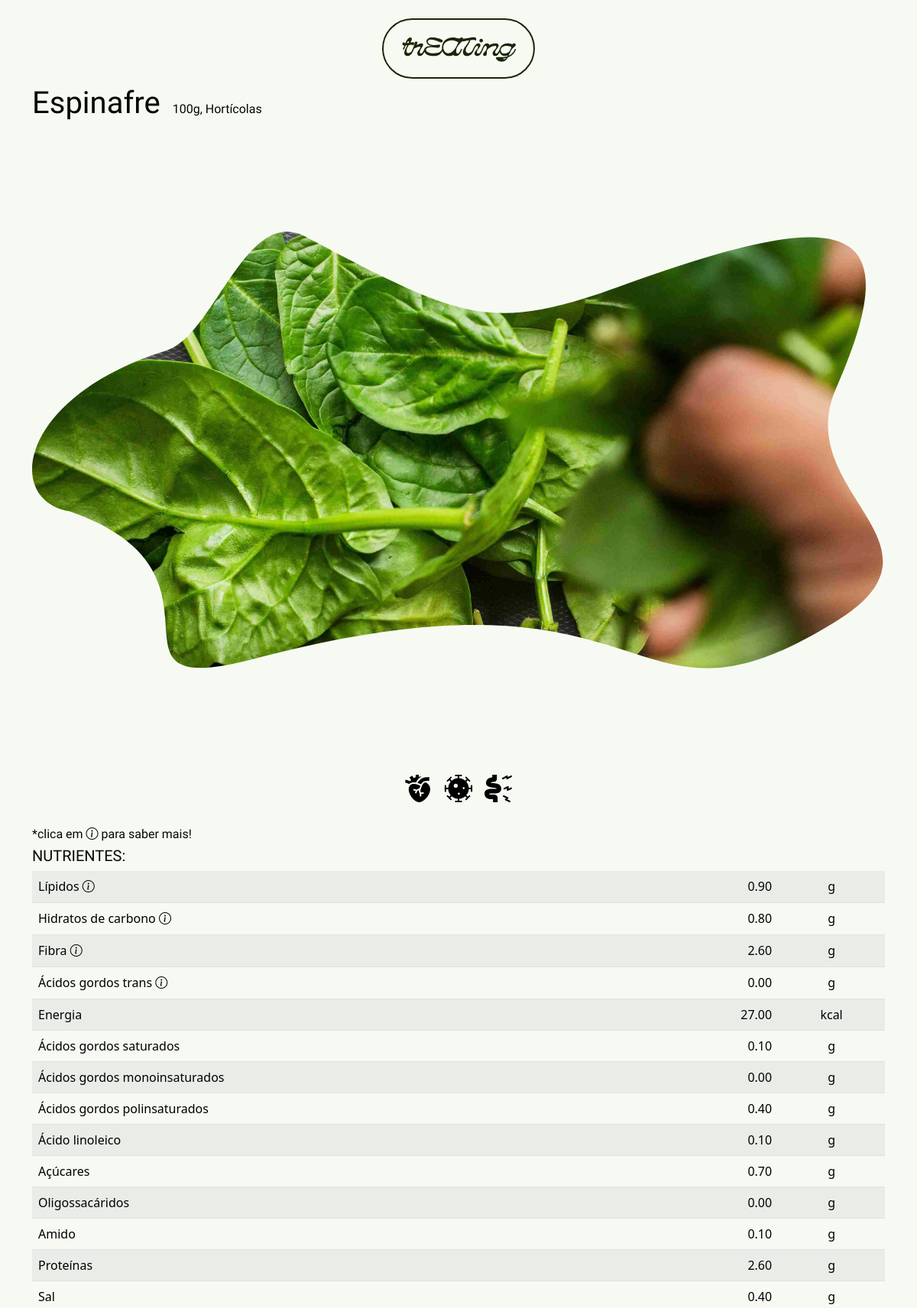
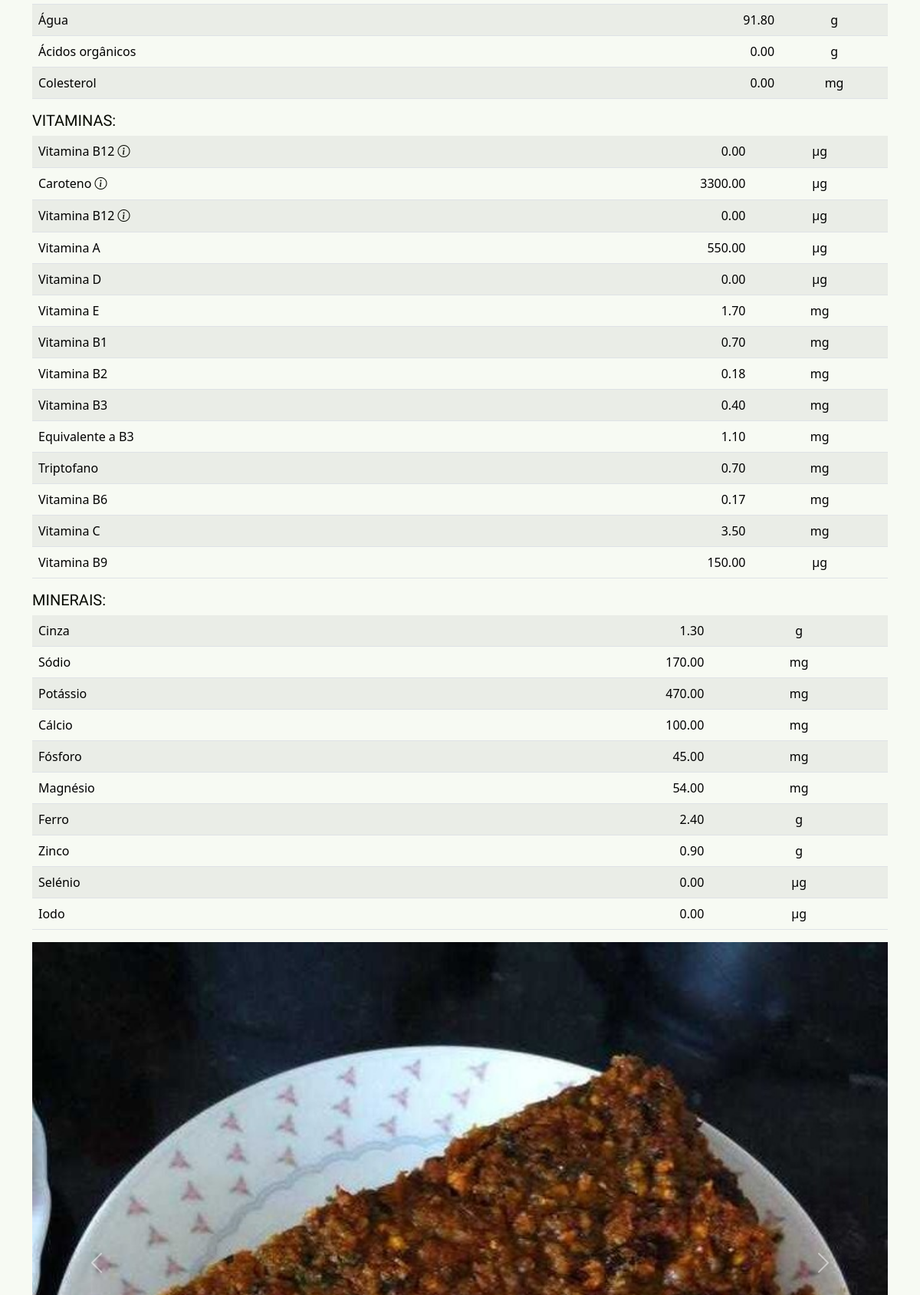
Screenshot of /detalhealimento.php?idfood=1 (upper part) with the database file from the repository (2 pictures, top to bottom).
### tables this page shows
CREATE TABLE `food` (
  `idfood` int(11) NOT NULL,
  `name` varchar(40) NOT NULL,
  `category` varchar(40) NOT NULL,
  `image` text NOT NULL
);

CREATE TABLE `food_benefit` (
  `id` int(11) NOT NULL,
  `idfood` int(11) NOT NULL,
  `idbenefit` int(11) NOT NULL
);

CREATE TABLE `benefits` (
  `idbenefit` int(11) NOT NULL,
  `name` varchar(20) NOT NULL,
  `description` text NOT NULL,
  `image` text NOT NULL
);

CREATE TABLE `recipes` (
  `idrecipe` int(11) NOT NULL,
  `idfood` int(11) NOT NULL,
  `title` varchar(80) NOT NULL,
  `ingredients` text NOT NULL,
  `steps` text NOT NULL,
  `images` varchar(50) NOT NULL,
  `servings` int(11) NOT NULL,
  `time` int(11) NOT NULL
);

### detalhealimento.php (the view, shortened to what this page needs)
<?php
  require "connection.php";
   $id = $_GET["idfood"];
  $query = "SELECT
  f.idfood, name, f.category fcat, image, idnutri, n.idfood, parameter, n.category ncat, value, unity, description
  FROM food f, nutrition n left join glossary g on  n.parameter = g.word
  WHERE f.idfood = n.idfood
  and f.idfood = $id";
  $result = mysqli_query($connection, $query);
  $queryFood = "SELECT name, image, category
                  FROM food
                  WHERE idfood = $id ";
  $resultFood = mysqli_query($connection, $queryFood);
  $currentFood = mysqli_fetch_assoc($resultFood);
  $name = $currentFood["name"];
  $image = $currentFood["image"];
  $cat = $currentFood["category"];
  $queryfb = "SELECT id, fb.idfood, fb.idbenefit, b.name, b.idbenefit, b.image bimage, f.idfood
              FROM food_benefit fb, food f, benefits b
              WHERE fb.idfood = f.idfood
              AND fb.idbenefit = b.idbenefit
              AND f.idfood  = $id";
  $fbresult = mysqli_query($connection, $queryfb);
  $queryr = "SELECT *
              FROM recipes r
             WHERE r.idfood = $id";
  $rresult = mysqli_query($connection, $queryr);
?>
<!doctype html>
<html lang="en">
  <head>
    <link href="https://cdn.jsdelivr.net/npm/bootstrap@5.3.3/dist/css/bootstrap.min.css" rel="stylesheet">
    <link rel="stylesheet" href="https://cdn.jsdelivr.net/npm/bootstrap-icons@1.11.3/font/bootstrap-icons.min.css">
    <link rel="stylesheet" href="./CSS/styles.css">
  </head>
  <body>
  <?php include "header.php"?>
  <main>
    <div class="container">
      <div class="d-flex align-items-baseline gap-3">
        <h1>
        <?php echo $name?>
        </h1>
        <p>
          100g, <?php echo $cat?>
      </div>
      <section>
        <div class="d-flex align-items-center col flex-column h-100 flex-grow-1">
          <div class="mask3 overflow-hidden">
            <img src="./media/alimentos/<?php echo $image; ?>" alt="<?php echo $name ?>" class="w-100">
          </div>
          <div>
            <?php foreach($fbresult as $row) { ?>
            <i><img src="media/icons/<?php echo $row["bimage"] ?>" alt="intestine"></i>
            <?php } ?>
          </div>
        </div>
        <p class="mt-4 mb-1">*clica em <i class="bi bi-info-circle"></i> para saber mais!</p>
      </section>
      <section class="info">
        <div>
          <h2 class="text-uppercase">Nutrientes:</h2>
          <table class="table table-striped">
            <tbody>
              <?php foreach($result as $food){
                $ncategory =  $food["ncat"];
                $param =      $food["parameter"];
                $value =      $food["value"];
                $unity =      $food["unity"];
                $description = $food["description"];
                if ($ncategory == "Nutrientes") {
                ?>
              <tr>
                <td>
                  <span><?php echo $param; ?><span>
                  <?php if ($description != "") { ?>
                    <a data-bs-toggle="tooltip" data-bs-title="<?php echo $description; ?>" class="muted">
                    <i class="bi bi-info-circle"></i>
                    </a>
                  <?php } ?>
                  </td>
                <td class="text-end"><?php echo $value; ?></td>
                <td class="text-center"><?php echo $unity; ?></td>
              </tr>
              <?php
                }
            }?>
            </tbody>
          </table>
        </div>
        <div>
          <h2 class="text-uppercase"> Vitaminas:</h2>
          <table class="table table-striped">
          <tbody>
              <?php foreach($result as $food){
                $ncategory =  $food["ncat"];
                $param =      $food["parameter"];
                $value =      $food["value"];
                $unity =      $food["unity"];
                $description = $food["description"];
                if ($ncategory == "Vitaminas") {
                ?>
              <tr>
                <td>
                  <span><?php echo $param; ?><span>
                  <?php if ($description != "") { ?>
                    <a data-bs-toggle="tooltip" data-bs-title="<?php echo $description; ?>" class="muted">
                    <i class="bi bi-info-circle"></i>
                    </a>
                  <?php } ?>
                  </td>
                <td class="text-end"><?php echo $value; ?></td>
                <td class="text-center"><?php echo $unity; ?></td>
              </tr>
              <?php
                }
            }?>
            </tbody>
          </table>
        </div>
        <div>
          <h2 class="text-uppercase"> Minerais:</h2>
          <table class="table table-striped">
          <tbody>
              <?php foreach($result as $food){
                $ncategory =  $food["ncat"];
                $param =      $food["parameter"];
                $value =      $food["value"];
                $unity =      $food["unity"];
                if ($ncategory == "Minerais") {
                ?>
              <tr>
                <td>
                  <span><?php echo $param; ?><span>
                  </td>
                <td class="text-end"><?php echo $value; ?></td>
                <td class="text-center"><?php echo $unity; ?></td>
              </tr>
              <?php
                }
            }?>
            </tbody>
          </table>
        </div>
      </section>
      <section>
        <div id="carouselExampleCaptions" class="carousel slide">
          <div class="carousel-inner">
            <?php foreach($rresult as $row) { ?>
              <div class="carousel-item active">
                <img src="./media/recipes/<?php echo $row["images"]?>" class="d-block w-100" alt="<?php echo $row["title"] ?>">
              </div>
            <?php } ?>
          </div>
          <button class="carousel-control-prev" type="button" data-bs-target="#carouselExampleCaptions" data-bs-slide="prev">
            <span class="carousel-control-prev-icon" aria-hidden="true"></span>
          </button>
          <button class="carousel-control-next" type="button" data-bs-target="#carouselExampleCaptions" data-bs-slide="next">
            <span class="carousel-control-next-icon" aria-hidden="true"></span>
          </button>
        </div>
      </section>
    </div>
  </main>
  </body>

### CSS/styles.css (style rules this page uses)
:root { --bs-primary: #B2CF82; --bs-primary-bg-subtle: #B2CF82; --bs-secondary: #F7FAF3; --bs-secondary-bg-subtle:#F7FAF3; --bs-tertiary-bg: #e3ced7; --bs-tertiary-color: hsla(335, 26%, 66%, 0.90); --bs-warning: #ffc107; --bs-body-color: #060901; --bs-body-bg: #F7FAF3; }
h1 { font-family: "Exo" ; margin-bottom: 0px; }
h2 , h3 { font-family: "Spinnaker"; font-size: 20px; }
p , ul, a { font-family: "Heebo"; }
a { color: #060901; }

### detalhealimento.php (style rules this page uses)
.mask3 { -webkit-mask-image: url(./media/icons/bigblob.svg); mask-image: url(./media/icons/bigblob.svg); -webkit-mask-repeat: no-repeat; mask-repeat: no-repeat; mask-size: 9em; mask-size: contain; -webkit-mask-position:center; }

### rows the page displays
food: name "Espinafre", category "Hortícolas", image (picture)
food_benefit: idbenefit.image (picture)
food_benefit: idbenefit.image (picture)
food_benefit: idbenefit.image (picture)
recipes: images (picture)

### other values shown
$param "Lípidos"
$value "0.90"
$unity "g"
$param "Hidratos de carbono"
$value "0.80"
$param "Fibra"
$value "2.60"
$param "Ácidos gordos trans"
$value "0.00"
$param "Energia"
$value "27.00"
$unity "kcal"
$param "Ácidos gordos saturados"
$value "0.10"
$param "Ácidos gordos monoinsaturados"
